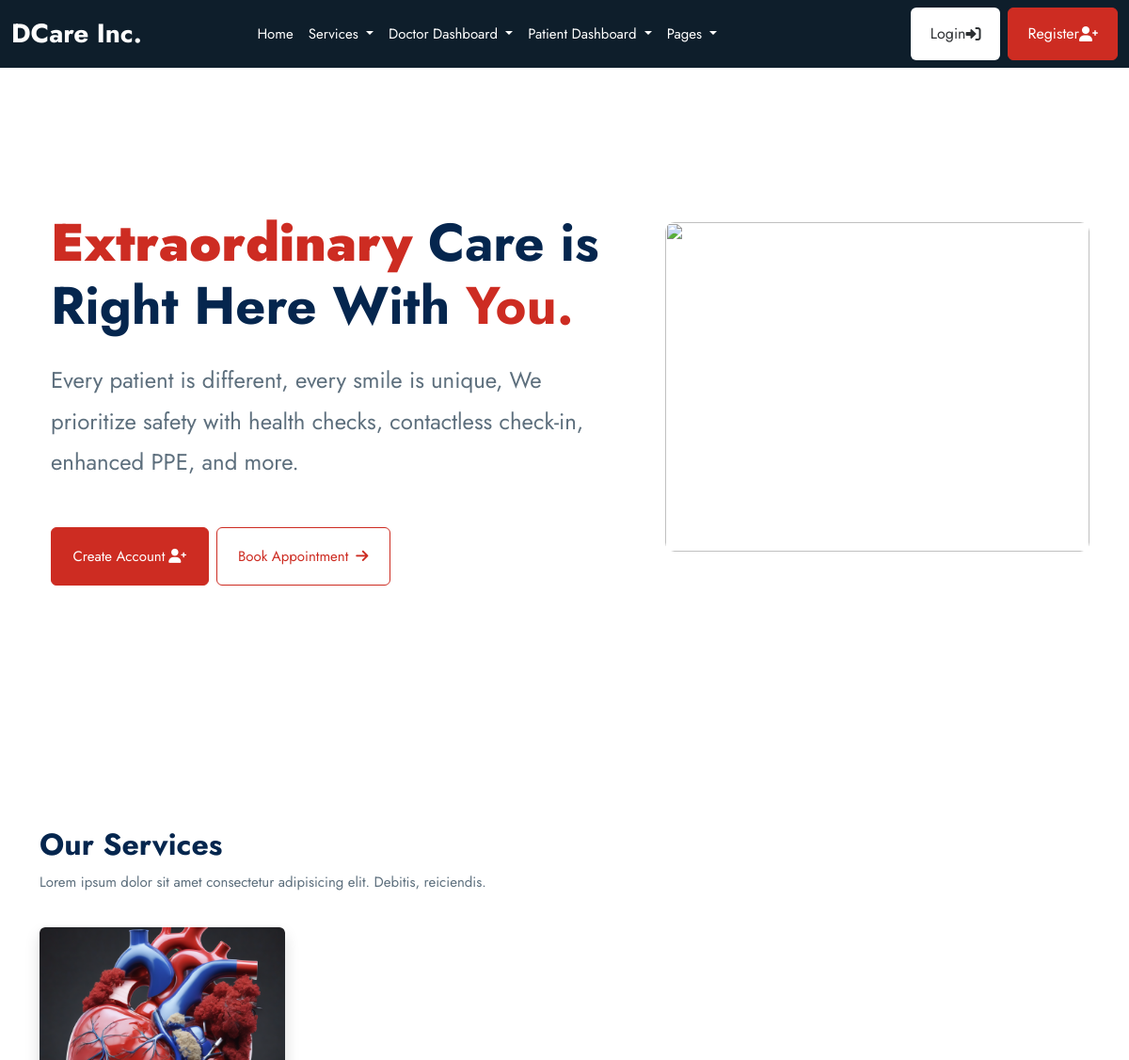
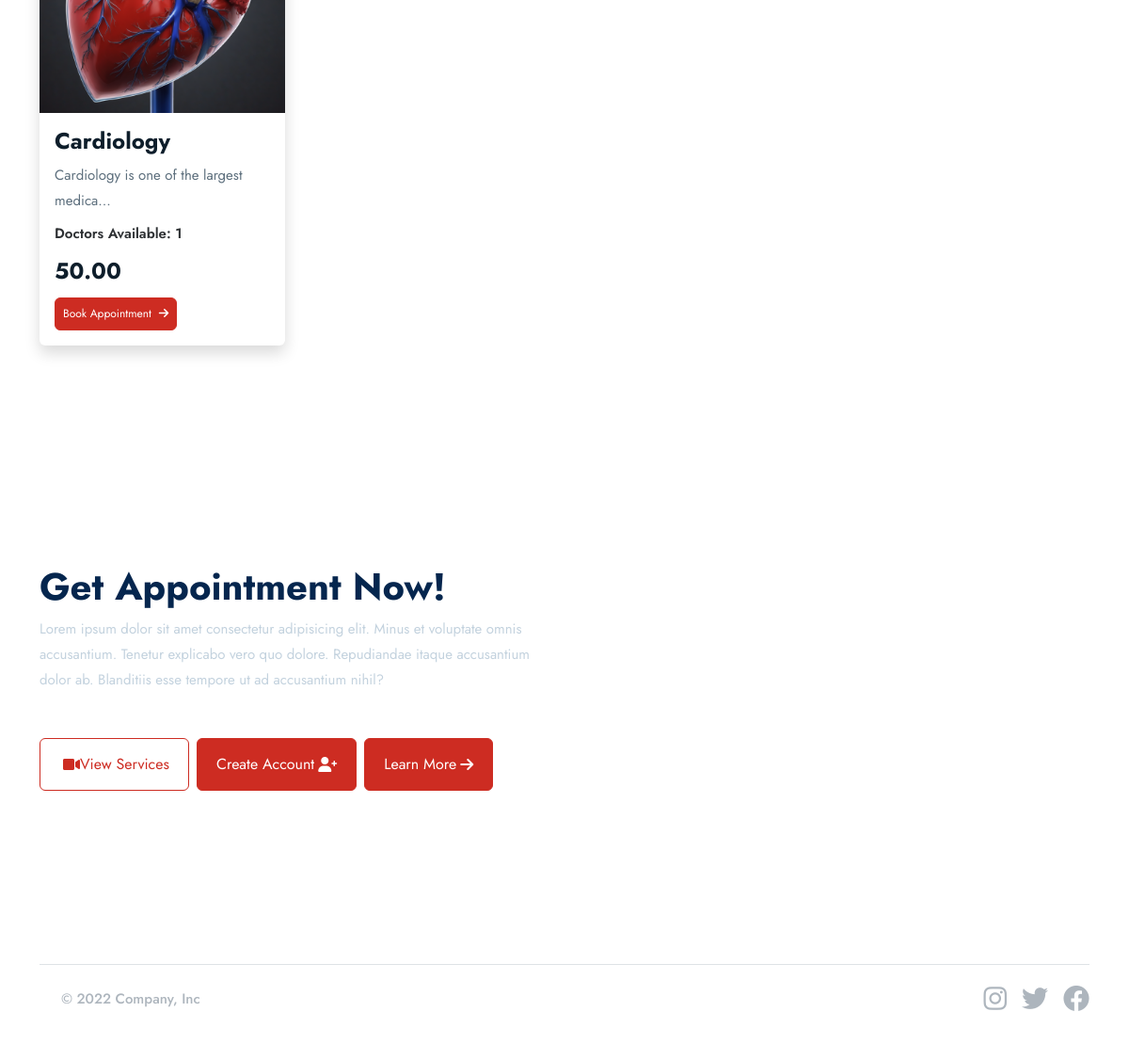
The page / on the database its author committed (2 pictures, top to bottom).
### base/models.py (models this page shows, shortened)
class Service(models.Model):
    image = models.FileField(upload_to="images", null=True, blank=True)
    name= models.CharField(max_length=100)
    desciription= models.TextField(blank=True, null=True)
    cost = models.DecimalField(max_digits=10, decimal_places=2)
    available_doctors= models.ManyToManyField(doctor_models.Doctor, blank=True)

### base/views.py (the view)
# urls.py: path("", views.index, name = "index" ),
def index(request):
    services = base_models.Service.objects.all()
    context =  {
        "services": services
    }
    return render(request, "base/index.html", context)

### templates/base/index.html (shortened to what this page needs)
{% extends 'partials/base.html' %} {% block content %}
<section class="container">
  <div class="row d-flex justify-content-center align-items-center">
    <div class="col-12 col-lg-7 p-4 rounded-3 bg-white">
      <h1 class="display-4 fw-bold mt-5">
        <span class="text-primary"><b>Extraordinary</b></span> Care is Right
        Here With <span class="text-primary">You.</span>
      </h1>
      <p class="fs-4 mt-4">
        Every patient is different, every smile is unique, We prioritize safety
        with health checks, contactless check-in, enhanced PPE, and more.
      </p>
      <div class="d-flex align-items-center gap-2 mt-5">
        <button class="btn btn-primary btn-lg">
          Create Account <i class="fas fa-user-plus ms-1"></i>
        </button>
        <button class="btn btn-outline-primary btn-lg">
          Book Appointment <i class="fas fa-arrow-right ms-2"></i>
        </button>
      </div>
    </div>
    <div class="col-12 col-lg-5">
      <img
        class="img-fluid mt-4"
        style="
          width: 100%;
          height: 350px;
          object-fit: cover;
          border-radius: 10px;
        "
        src="https://www.memorial.com.tr/LPler/LPDosyalar/static/yeni-normal/img/yeninormal/gorsel7_S.jpg"
        alt=""
      />
    </div>
  </div>
</section>
<section class="container mt-5">
  <div class="py-4">
    <h2 class="">Our Services</h2>
    <p>
      Lorem ipsum dolor sit amet consectetur adipisicing elit. Debitis,
      reiciendis.
    </p>
  </div>
  <div class="row">
    {% for service in services %}
    <div class="col-lg-3">
      <div class="card mb-4 shadow">
        <a href="{% url 'base:service_detail' service.id %}">
          <img src="{{service.image.url}}" alt="course" class="card-img-top" />
        </a>
        <div class="card-body">
          <h4 class="mb-2 text-truncate-line-2">
            <a
              href="{% url 'base:service_detail' service.id %}"
              class="text-inherit text-dark text-decoration-none"
              >{{service.name}}</a
            >
          </h4>
          <p>{{service.desciription|truncatechars:40}}</p>
          <div class="mt-2">
            <span class="fw-semibold"
              >Doctors Available: {{service.available_doctors.all.count}}</span
            >
            <div class="lh-1 mt-3">
              <span class="text-dark fw-bold fs-4">{{service.cost}}</span>
            </div>
            <a href="{% url 'base:service_detail' service.id %}" class="btn btn-sm btn-primary mt-3"
              >Book Appointment <i class="fas fa-arrow-right ms-2"></i
            ></a>
          </div>
        </div>
      </div>
    </div>
    {% endfor %}
  </div>
</section>
<section class="container mt-5">
  <div class="row d-flex align-items-center">
    <div class="col-lg-6">
      <h1 class="fw-bold">Get Appointment Now!</h1>
      <p class="text-secondary">
        Lorem ipsum dolor sit amet consectetur adipisicing elit. Minus et
        voluptate omnis accusantium. Tenetur explicabo vero quo dolore.
        Repudiandae itaque accusantium dolor ab. Blanditiis esse tempore ut ad
        accusantium nihil?
      </p>
      <div class="d-flex align-items-center gap-2 mt-5">
        <button class="btn btn-outline-primary">
          <i class="fas fa-video ms-1"></i> View Services
        </button>
        <button class="btn btn-primary">
          Create Account <i class="fas fa-user-plus ms-1"></i>
        </button>
        <button class="btn btn-primary">
          Learn More <i class="fas fa-arrow-right ms-1"></i>
        </button>
      </div>
    </div>
    <div class="col-lg-6">
    </div>
  </div>
</section>
{% endblock content %}

### rows shown on the page
Service: image (picture), name "Cardiology", desciription "Cardiology is one of the largest medica…", available_doctors.all.count "1", cost "50.00"
